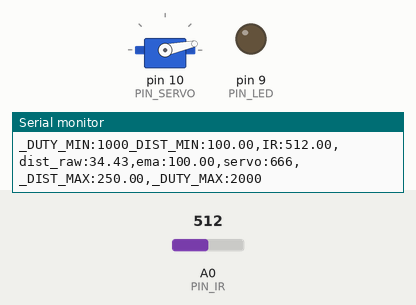
Simulated run of this sketch. Board: Arduino Uno, built with avr-gcc and run on an emulated ATmega328P. Parts: servo, output pins drawn as LEDs (lit = HIGH), the last lines printed to the serial monitor. The inputs (shaded band) are chosen by the test bench; at power-on: A0 (PIN_IR) = 512.

Above: at 1.2 s.
1.3 s: A0 (PIN_IR) set to 355
2.8 s: A0 (PIN_IR) set to 336
At 3.7 s:
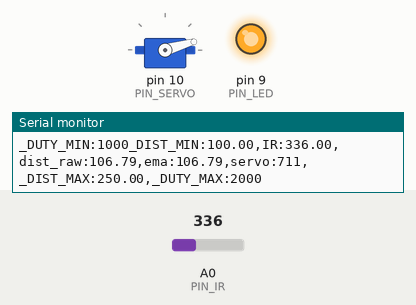
4.4 s: A0 (PIN_IR) set to 306
At 5.3 s:
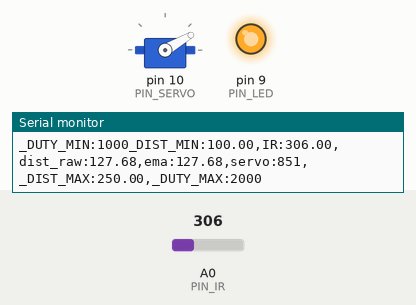
6.1 s: A0 (PIN_IR) set to 240
At 6.9 s:
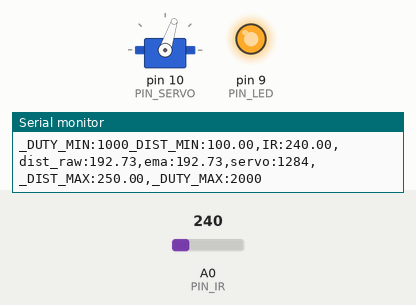
7.8 s: A0 (PIN_IR) set to 122
At 8.4 s:
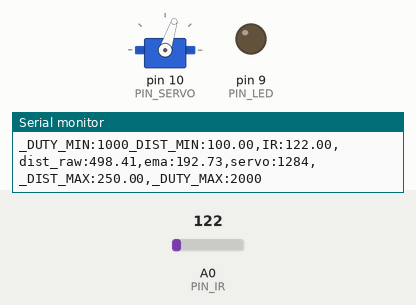
Timing chart, 0 to 10.3 s (numbered marks = the images above; inputs shaded):
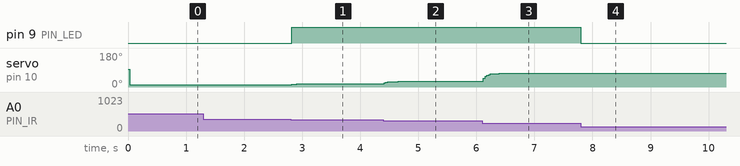

Measured:
- the behaviour switches between 348 and 347 on A0 (PIN_IR) (found by bisection; images 0 and 1)
- after the input at 2.8 s, pin 9 (PIN_LED): LOW → HIGH at once; servo on pin 10 (PIN_SERVO): 12° → 16° at once
- after the input at 4.4 s, servo on pin 10 (PIN_SERVO): 16° → 29° at once, → 30° 0.24 s later
- after the input at 6.1 s, servo on pin 10 (PIN_SERVO): 30° → 71° at once, → 72° 0.27 s later
- after the input at 7.8 s, pin 9 (PIN_LED): HIGH → LOW at once

The sketch:

17_example_3.ino
```cpp
#include <Servo.h>

// Arduino pin assignment

#define PIN_IR    0         // IR sensor at Pin A0
#define PIN_LED   9
#define PIN_SERVO 10

#define _DUTY_MIN 1000  // servo full clock-wise position (0 degree)
#define _DUTY_NEU 1500  // servo neutral position (90 degree)
#define _DUTY_MAX 2000  // servo full counter-clockwise position (180 degree)

#define _DIST_MIN  100.0   // minimum distance 100mm
#define _DIST_MAX  250.0   // maximum distance 250mm

#define EMA_ALPHA  0.4      // for EMA Filter

#define LOOP_INTERVAL 30 // Loop Interval (unit: msec)

Servo myservo;
unsigned long last_loop_time;   // unit: msec

float dist_prev = _DIST_MIN;
float dist_ema = _DIST_MIN;

void setup()
{
  pinMode(PIN_LED, OUTPUT);

  myservo.attach(PIN_SERVO);
  myservo.writeMicroseconds(_DUTY_NEU);

  Serial.begin(1000000);    // 1,000,000 bps
}

void loop()
{
  unsigned long time_curr = millis();
  int duty;
  float a_value, dist_raw, dist_filtered;

  // wait until next event time
  if (time_curr < (last_loop_time + LOOP_INTERVAL))
    return;
  last_loop_time += LOOP_INTERVAL;

  a_value = analogRead(PIN_IR);
  dist_raw = ((6762.0 / (a_value - 9.0)) - 4.0) * 10.0-60.0;

  if ((dist_raw==0.0) || (dist_raw >_DIST_MAX)){
    dist_filtered = dist_prev;

  }else if(dist_raw < _DIST_MIN){
    dist_filtered = dist_prev;

  }else{
    dist_filtered = dist_raw;
    dist_prev = dist_raw;
  } // Put range Filter code here (_DIST_MIN ~ _DIST_MAX)

  // and turn on LED if the distance is in the range


  dist_ema = (EMA_ALPHA)*dist_filtered+(1-EMA_ALPHA)*dist_ema;
    if (dist_raw >= _DIST_MIN && dist_raw <= _DIST_MAX) {
  digitalWrite(PIN_LED, HIGH);
} else {
  digitalWrite(PIN_LED, LOW);
}

  //duty = map(dist_ema, _DIST_MIN, _DIST_MAX, _DUTY_MIN, _DUTY_MAX);
  //duty = map(dist_ema, _DIST_MIN, _DIST_MAX, _DUTY_MIN, _DUTY_MAX ) ;// Put map() equivalent code here
  duty = dist_ema/(_DIST_MAX - _DIST_MIN)*(_DUTY_MAX - _DUTY_MIN);
  myservo.writeMicroseconds(duty);

  Serial.print("_DUTY_MIN:");  Serial.print(_DUTY_MIN);
  Serial.print("_DIST_MIN:");  Serial.print(_DIST_MIN);
  Serial.print(",IR:");        Serial.print(a_value);
  Serial.print(",dist_raw:");  Serial.print(dist_raw);
  Serial.print(",ema:");       Serial.print(dist_ema);
  Serial.print(",servo:");     Serial.print(duty);
  Serial.print(",_DIST_MAX:"); Serial.print(_DIST_MAX);
  Serial.print(",_DUTY_MAX:"); Serial.print(_DUTY_MAX);
  Serial.println("");
}
```
